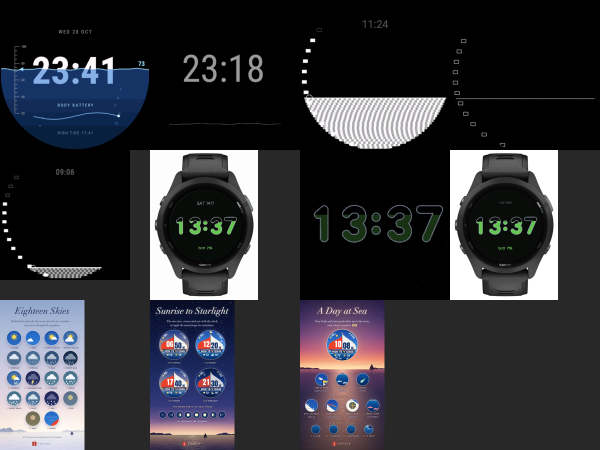
#> input picture platformen/garmin/tij-concurrenten-blad-2026-11-16.png, 1200 x 900 px (shown at 1/2 size)
$ python -i meet_dieren_beeld.py   (imports and definitions only)
#> lines starting #> are read from the running program, lines starting #| are printed output that depends on the picture
# Ebb: zichtbaarheid van een dier gemeten op ECHTE schermbeelden (Gijs, run 74, 12 nov 2026, nachtlijst punt 1).
# Gebruik: python3 meet_dieren_beeld.py <map met beelden> <horloge> <uit.csv> [map voor controlebeelden]
# Beelden heten <ronde>__sessie-<plek>-<in|hold>-<dag|nacht>-<horloge>.png.
# Werkwijze per dier en fase (in of hold), dag en nacht samen omdat het dier dan op dezelfde plek staat:
# 1. Venster rond de plek van het dier. Beeld 3x3 vervaagd (zo wordt het raster op MIP één mengkleur).
# 2. Achtergrond per pixel, vier kandidaten: de rand van het venster links en rechts in dezelfde rij, boven en onder in
#    dezelfde kolom (mediaan). Het verschil is de afstand in Lab tot de DICHTSTBIJZIJNDE kandidaat (streng voor het dier).
# 3. Wat meer dan DREMPEL_MASK van die achtergrond afwijkt en aan het midden vastzit is het dier; dunne lijnen
#    (golfrand, schuim) gaan er met twee openingen af (3x3 en een staande van 11 px op de FR255, 5x5 en 19 px op de fenix 8), gaten worden gevuld. Het silhouet is dag en nacht samen.
# 4. Getal: het deel van het silhouet (procent) dat minstens DREMPEL_ZIEN (Lab) van de achtergrond afwijkt.
# Zwakte: een dier dat bij dag EN bij nacht helemaal wegvalt heeft geen silhouet; daarom staat de oppervlakte erbij.
import sys, os, glob, csv
import numpy as np
from PIL import Image, ImageFilter
from scipy import ndimage
from skimage import color
DREMPEL_MASK = 12.0; DREMPEL_ZIEN = 20.0
# midden van het dier (x, y), half venster (bx, by) en maat van de opening, in pixels van het simulatorbeeld
PLEK = {'fr255': {'in': (211, 322, 56, 34, 3), 'hold': (211, 375, 56, 32, 3)},
        'fenix847mm': {'in': (362, 493, 104, 66, 5), 'hold': (362, 588, 104, 62, 5)}}
def lab(im): return color.rgb2lab(np.asarray(im.convert('RGB').filter(ImageFilter.BoxBlur(1)), dtype=float) / 255.0)
def meet(paden, plek):
    cx, cy, bx, by, op = plek; vak = (cx - bx, cy - by, cx + bx, cy + by)
    de = {}
    for k, p in paden.items():
        L = lab(Image.open(p).crop(vak))
        kand = [np.median(L[:, :8], axis=1)[:, None, :], np.median(L[:, -8:], axis=1)[:, None, :],
                np.median(L[:6], axis=0)[None, :, :], np.median(L[-6:], axis=0)[None, :, :]]
        de[k] = np.min([np.sqrt(((L - b) ** 2).sum(axis=2)) for b in kand], axis=0)
    sil = np.zeros((2 * by, 2 * bx), bool)
    for k in de:
        m = ndimage.binary_opening(de[k] > DREMPEL_MASK, np.ones((op, op)))
        m = ndimage.binary_opening(m, np.ones((op * 4 - 1, 1)))  # weg met liggende banden (golfrand, schuim): lager dan 11 px (FR255) of 19 px (fenix 8)
        lbl, n = ndimage.label(m)
        kern = set(np.unique(lbl[by // 2:by + by // 2, bx // 2:bx + bx // 2])) - {0}
        sil |= np.isin(lbl, list(kern))
    sil = ndimage.binary_fill_holes(sil)
    raakt = bool(sil[0].any() or sil[-1].any())
    uit = {}
    for k in de:
        a = int(sil.sum())
        uit[k] = (round(100.0 * float((de[k][sil] >= DREMPEL_ZIEN).mean()), 0) if a else 0.0, a, raakt, round(float(np.median(de[k][sil])), 0) if a else 0.0)
    return uit, sil, vak
# [19 lines not run here, left out]

>>> from PIL import Image
>>> picture = Image.open('tij-concurrenten-blad-2026-11-16.png')
#> picture is the input picture: PIL image 1200x900 RGB; mean R, G, B 48.7, 49.1, 53.9
>>> result = lab(picture)
#> in lab, `def lab(im): return color.rgb2lab(np.asarray(im.convert('RGB').filter(..`:
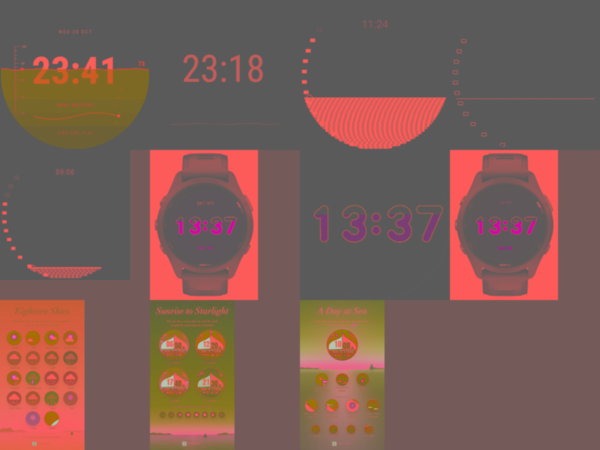
#> returned value: shape (900, 1200, 3) float64 (shown at 1/2 size); mean of channels 0, 1, 2 20.1, 1.5, -2.7; drawn with min black and max white
